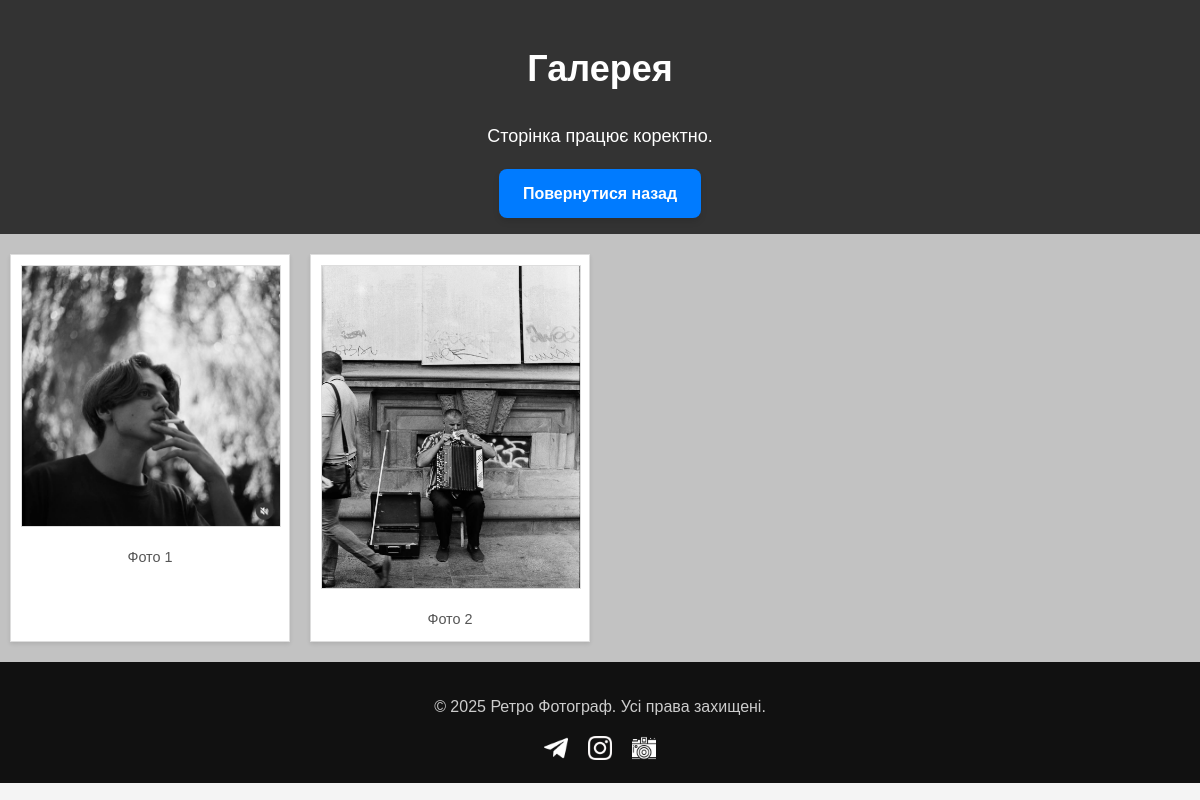
The page /gallery/ on the database as committed earlier.
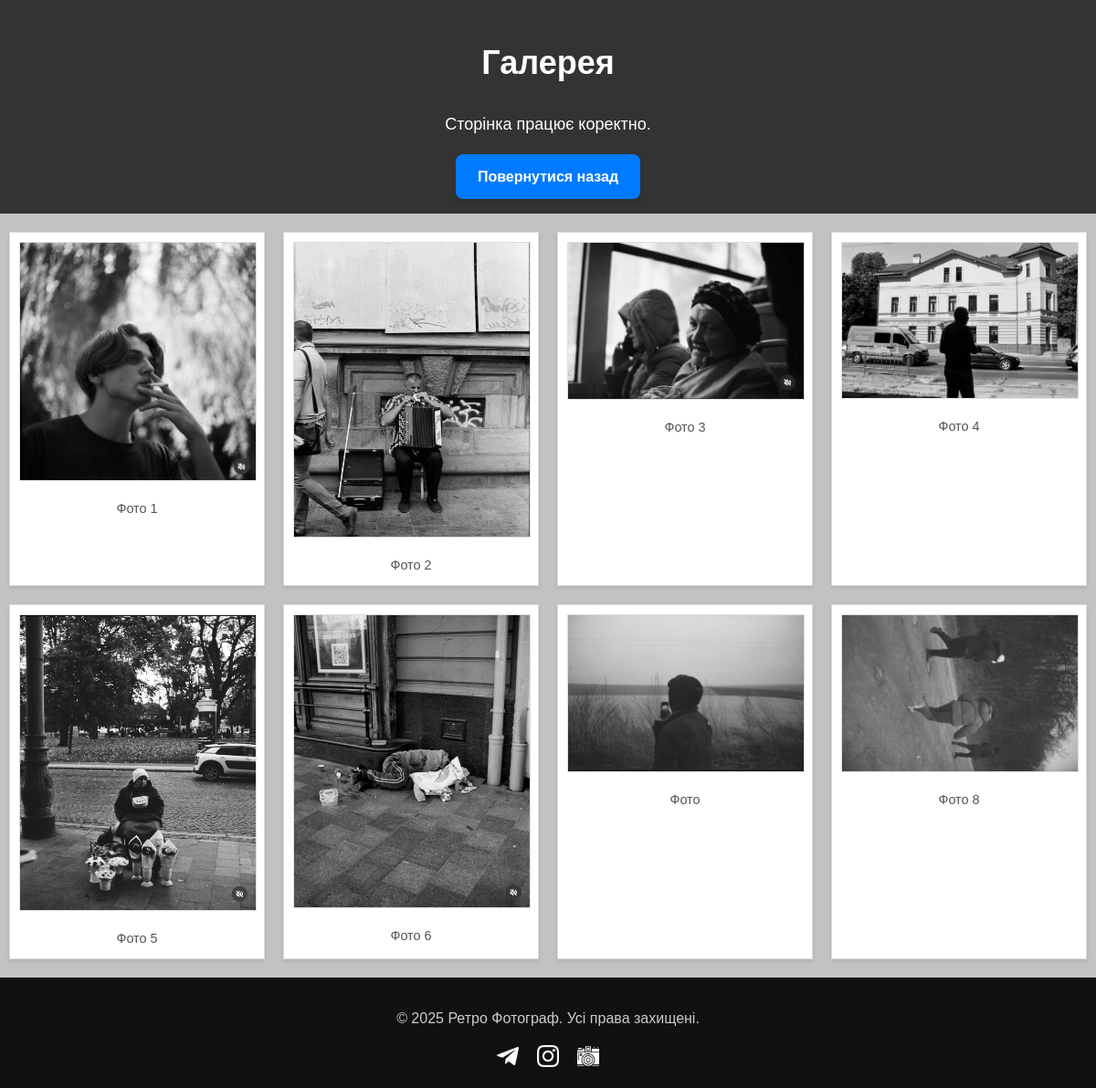
The same page on the database as committed later.
### portfolio/models.py (models this page shows, shortened)
class GalleryImage(models.Model):
    title = models.CharField(max_length=100, blank=True, null=True)  # Назва фото (опціонально)
    image = models.ImageField(upload_to='gallery/')  # Шлях для збереження фото
    uploaded_at = models.DateTimeField(auto_now_add=True)  # Дата завантаження

### portfolio/views.py (the view)
# urls.py: path('gallery/', views.gallery, name='gallery'),  # Галерея
def gallery(request):
    images = GalleryImage.objects.all()  # Всі фото з бази даних
    return render(request, 'gallery.html', {'images': images})

### portfolio/templates/gallery.html (shortened to what this page needs)
{% load static %}
<!DOCTYPE html>
<html lang="uk">
<head>
    <link rel="stylesheet" href="{% static 'css/main.css' %}">
</head>
<body>
    <header>
        <h1>Галерея</h1>
        <p>Сторінка працює коректно.</p>
        <a href="{% url 'index' %}" class="btn">Повернутися назад</a>
    </header>
    <section class="polaroid-section">
        <div class="polaroid-grid">
            {% for image in images %}
            <div class="polaroid">
                <img src="{{ image.image.url }}" alt="{{ image.title }}" class="gallery-img">
                <p>{{ image.title }}</p>
            </div>
            {% endfor %}
        </div>
    </section>
    <footer>
        <p>&copy; 2025 Ретро Фотограф. Усі права захищені.</p>
        <div class="social-links">
            <a href="https://t.me/arsenalfactorylovers"><img src="{% static 'img/Mask group.png'%}" alt="Telegram"></a>
            <a href="https://www.instagram.com/curly_warrior_of_sunlight?igsh=MWF3Mzd6d3k4dTc4cA%3D%3D&utm_source=qr"><img src="{% static 'img/Mask group 3.png' %}" alt="Instagram"></a>
            <a href="https://www.lomography.com/homes/kievlover"><img src="{% static 'img/Mask group 2.png' %}" alt="lomography"></a>
        </div>
    </footer>
</body>
</html>

### static/css/main.css (style rules this page uses)
body { margin: 0; font-family: 'Arial', sans-serif; line-height: 1.6; color: #333; background-color: #f4f4f4; font-size: 18px; }
header { background: #333; color: #fff; padding: 1rem 0; text-align: center; }
footer { background: #111; color: #ccc; text-align: center; padding: 1rem; font-size: 1rem; }
footer .social-links a { margin: 0 0.5rem; }
footer .social-links img { width: 24px; height: 24px; }
.btn { display: inline-block; padding: 12px 24px; font-size: 16px; font-weight: bold; color: white; background-color: #007bff; text-decoration: none; border-radius: 8px; transition: background-color 0.3s, transform 0.2s; box-shadow: 0 4px 6px rgba(0, 0, 0, 0.1); }
.polaroid-section { background-color: #c2c2c2; padding: 20px 10px; text-align: center; }
.polaroid-section p { font-size: 1rem; color: #666; margin-bottom: 20px; }
.polaroid-grid { display: grid; grid-template-columns: repeat(auto-fit, minmax(200px, 1fr)); gap: 20px; justify-items: center; }
.polaroid { background: white; padding: 10px; border: 1px solid #ddd; box-shadow: 0 2px 4px rgba(0, 0, 0, 0.1); text-align: center; transition: transform 0.3s, box-shadow 0.3s; }
.polaroid img { width: 100%; height: auto; object-fit: cover; border: 1px solid #ddd; margin-bottom: 10px; }
.polaroid p { font-size: 0.9rem; color: #555; margin: 0; }
.gallery-img { cursor: pointer; }
@media (min-width: 1024px) { .polaroid-grid { grid-template-columns: repeat(4, 1fr); gap: 20px; } }

Rows that differ between the two databases and show on the page:
added GalleryImage: image (picture), title "Фото 3"
added GalleryImage: image (picture), title "Фото 4"
added GalleryImage: image (picture), title "Фото 5"
added GalleryImage: image (picture), title "Фото 6"
added GalleryImage: image (picture), title "Фото"
added GalleryImage: image (picture), title "Фото 8"
